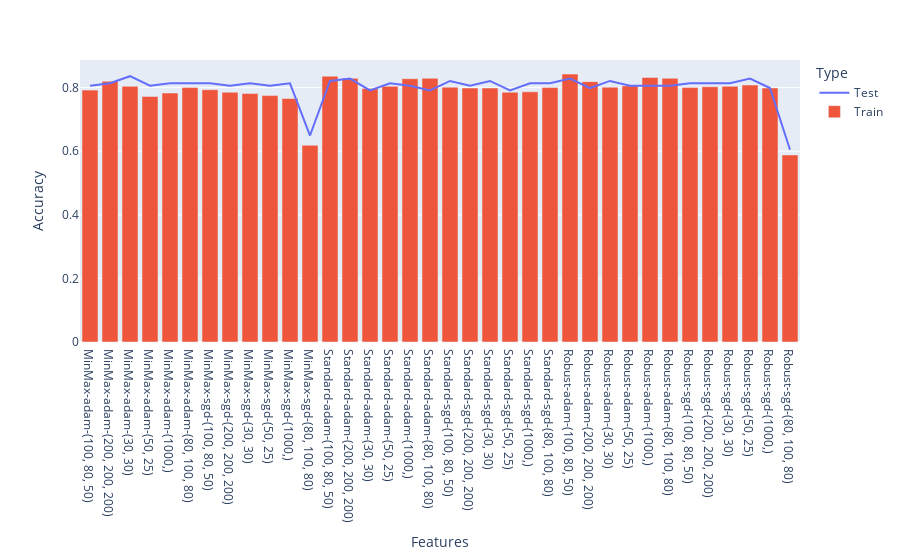

The notebook cell this image was saved under:
### Markdown cell above
To get the output please install this `https://plotly.com/python/getting-started/`

### Code cell
import plotly.express as px

fig = px.line(x=list(test_scores.keys()), y=list(test_scores.values()), color=px.Constant("Test"),
             labels=dict(x="Features", y="Accuracy", color="Type"))
fig.add_bar(x=list(train_scores.keys()), y=list(train_scores.values()), name="Train")
fig.show()

### Figure 1 — Plotly figure (JSON) as saved in the notebook; plotly's stock layout.template omitted (floating-point values rounded to 4 significant figures)
{"data": [{"hovertemplate": "Type=Test<br>Features=%{x}<br>Accuracy=%{y}<extra></extra>", "legendgroup": "Test", "line": {"color": "#636efa", "dash": "solid"}, "marker": {"symbol": "circle"}, "mode": "lines", "name": "Test", "orientation": "v", "showlegend": true, "type": "scatter", "x": ["MinMax-adam-(100, 80, 50)", "MinMax-adam-(200, 200, 200)", "MinMax-adam-(30, 30)", "MinMax-adam-(50, 25)", "MinMax-adam-(1000,)", "MinMax-adam-(80, 100, 80)", "MinMax-sgd-(100, 80, 50)", "MinMax-sgd-(200, 200, 200)", "MinMax-sgd-(30, 30)", "MinMax-sgd-(50, 25)", "MinMax-sgd-(1000,)", "MinMax-sgd-(80, 100, 80)", "Standard-adam-(100, 80, 50)", "Standard-adam-(200, 200, 200)", "Standard-adam-(30, 30)", "Standard-adam-(50, 25)", "Standard-adam-(1000,)", "Standard-adam-(80, 100, 80)", "Standard-sgd-(100, 80, 50)", "Standard-sgd-(200, 200, 200)", "Standard-sgd-(30, 30)", "Standard-sgd-(50, 25)", "Standard-sgd-(1000,)", "Standard-sgd-(80, 100, 80)", "Robust-adam-(100, 80, 50)", "Robust-adam-(200, 200, 200)", "Robust-adam-(30, 30)", "Robust-adam-(50, 25)", "Robust-adam-(1000,)", "Robust-adam-(80, 100, 80)", "Robust-sgd-(100, 80, 50)", "Robust-sgd-(200, 200, 200)", "Robust-sgd-(30, 30)", "Robust-sgd-(50, 25)", "Robust-sgd-(1000,)", "Robust-sgd-(80, 100, 80)"], "xaxis": "x", "y": [0.806, 0.8134, 0.8358, 0.806, 0.8134, 0.8134, 0.8134, 0.806, 0.8134, 0.806, 0.8134, 0.6493, 0.8209, 0.8284, 0.791, 0.8134, 0.806, 0.791, 0.8209, 0.806, 0.8209, 0.791, 0.8134, 0.8134, 0.8284, 0.7985, 0.8209, 0.806, 0.806, 0.806, 0.8134, 0.8134, 0.8134, 0.8284, 0.7985, 0.6045], "yaxis": "y"}, {"name": "Train", "type": "bar", "x": ["MinMax-adam-(100, 80, 50)", "MinMax-adam-(200, 200, 200)", "MinMax-adam-(30, 30)", "MinMax-adam-(50, 25)", "MinMax-adam-(1000,)", "MinMax-adam-(80, 100, 80)", "MinMax-sgd-(100, 80, 50)", "MinMax-sgd-(200, 200, 200)", "MinMax-sgd-(30, 30)", "MinMax-sgd-(50, 25)", "MinMax-sgd-(1000,)", "MinMax-sgd-(80, 100, 80)", "Standard-adam-(100, 80, 50)", "Standard-adam-(200, 200, 200)", "Standard-adam-(30, 30)", "Standard-adam-(50, 25)", "Standard-adam-(1000,)", "Standard-adam-(80, 100, 80)", "Standard-sgd-(100, 80, 50)", "Standard-sgd-(200, 200, 200)", "Standard-sgd-(30, 30)", "Standard-sgd-(50, 25)", "Standard-sgd-(1000,)", "Standard-sgd-(80, 100, 80)", "Robust-adam-(100, 80, 50)", "Robust-adam-(200, 200, 200)", "Robust-adam-(30, 30)", "Robust-adam-(50, 25)", "Robust-adam-(1000,)", "Robust-adam-(80, 100, 80)", "Robust-sgd-(100, 80, 50)", "Robust-sgd-(200, 200, 200)", "Robust-sgd-(30, 30)", "Robust-sgd-(50, 25)", "Robust-sgd-(1000,)", "Robust-sgd-(80, 100, 80)"], "y": [0.7921, 0.8199, 0.804, 0.7722, 0.7828, 0.8, 0.7934, 0.7854, 0.7815, 0.7748, 0.7656, 0.6185, 0.8358, 0.8291, 0.7974, 0.804, 0.8278, 0.8291, 0.8013, 0.7987, 0.7987, 0.7854, 0.7868, 0.8, 0.8424, 0.8185, 0.8013, 0.8053, 0.8318, 0.8291, 0.8, 0.8026, 0.804, 0.8079, 0.7987, 0.5881]}], "layout": {"legend": {"title": {"text": "Type"}, "tracegroupgap": 0}, "margin": {"t": 60}, "xaxis": {"anchor": "y", "domain": [0, 1], "title": {"text": "Features"}}, "yaxis": {"anchor": "x", "domain": [0, 1], "title": {"text": "Accuracy"}}}}
